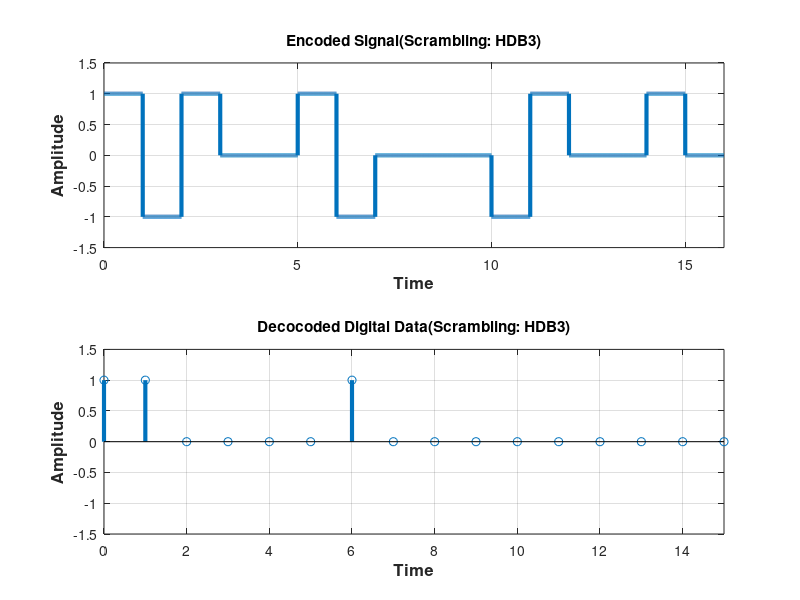

Recreate this plot in MATLAB.
clear all;
close all;
clc;

%bits = input('prompt');
bits = [1 1 0 0 0 0 1 0 0 0 0 0 0 0 0 0];
bitrate = 1;
n = 1000;
T = length(bits)/bitrate;
N = n*length(bits);
dt = T/N;
t = 0:dt:T-dt;
x = zeros(1,length(t));
counter = 0;
lastbit = -1;
pulse = 0;
%encoding
for i=1:length(bits)
  if bits(i)==0
    counter = counter + 1;
    if counter==4
      if(mod(pulse, 2)==0)
        x((i-1-3)*n+1:(i-3)*n) = -lastbit;
        lastbit = -lastbit;
        x((i-1-2)*n+1:(i-2)*n) = 0;
        x((i-1-1)*n+1:(i-1)*n) = 0;
        x((i-1)*n+1:i*n) = lastbit;
        counter = 0;
        pulse = 0;
      else
        x((i-1-3)*n+1:(i-3)*n) = 0;
        x((i-1-2)*n+1:(i-2)*n) = 0;
        x((i-1-1)*n+1:(i-1)*n) = 0;
        x((i-1)*n+1:i*n) = lastbit;
        counter = 0;
        pulse = 0;
      end
    end
  else
    counter = 0;
    x((i-1)*n+1:i*n) = -lastbit;
    lastbit = -lastbit;
    pulse = pulse + 1;
  end
end
subplot(2,1,1);
plot(t, x, 'Linewidth', 3);
axis([0, length(bits), -1.5, 1.5]);
title('Encoded Signal(Scrambling: HDB3)');
xlabel('Time','fontweight','bold','fontsize',12);
ylabel('Amplitude','fontweight','bold','fontsize',12);
grid on;
counter = 0;
lastbit = -1;
for i = 1:length(t)
  if t(i)>counter
    counter = counter + 1;
    if x(i)==lastbit
      result(counter-3:counter) = 0;
    else
      if(x(i)==0)
        result(counter) = 0;
      else
        result(counter) = 1;
        lastbit = -lastbit;
      end
    end
  end
end
t1 = 0 : bitrate : length(bits)-1;
subplot(2,1,2);
stem(t1, result, 'Linewidth', 3);
axis([0, length(bits)-1, -1.5, 1.5]);
title('Decocoded Digital Data(Scrambling: HDB3)');
xlabel('Time','fontweight','bold','fontsize',12);
ylabel('Amplitude','fontweight','bold','fontsize',12);
grid on;
disp('HDB3 Decoding:');
disp(result);